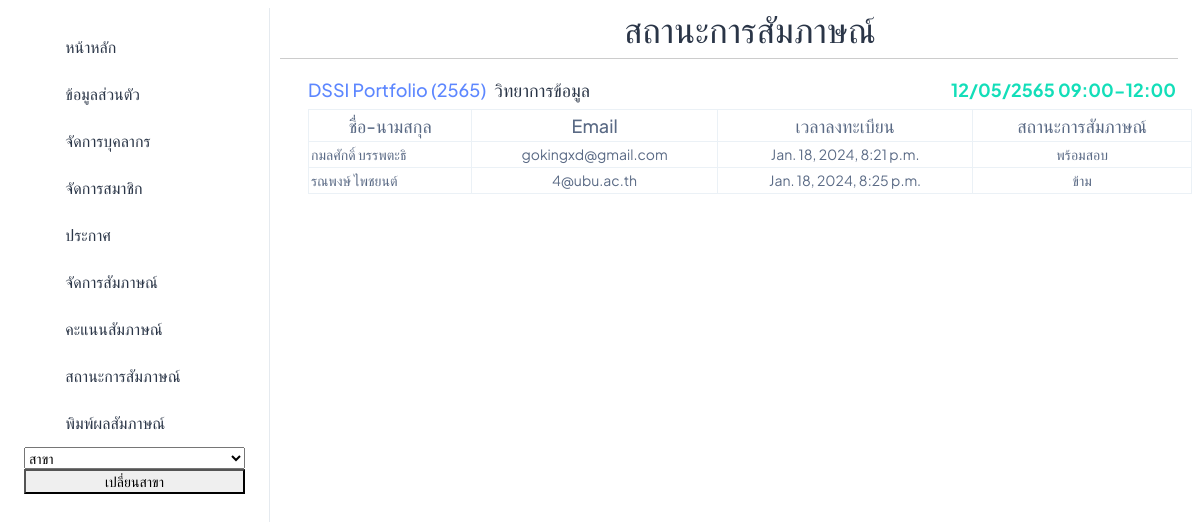
/Manager_Status/6, run on an earlier commit of the app's database.
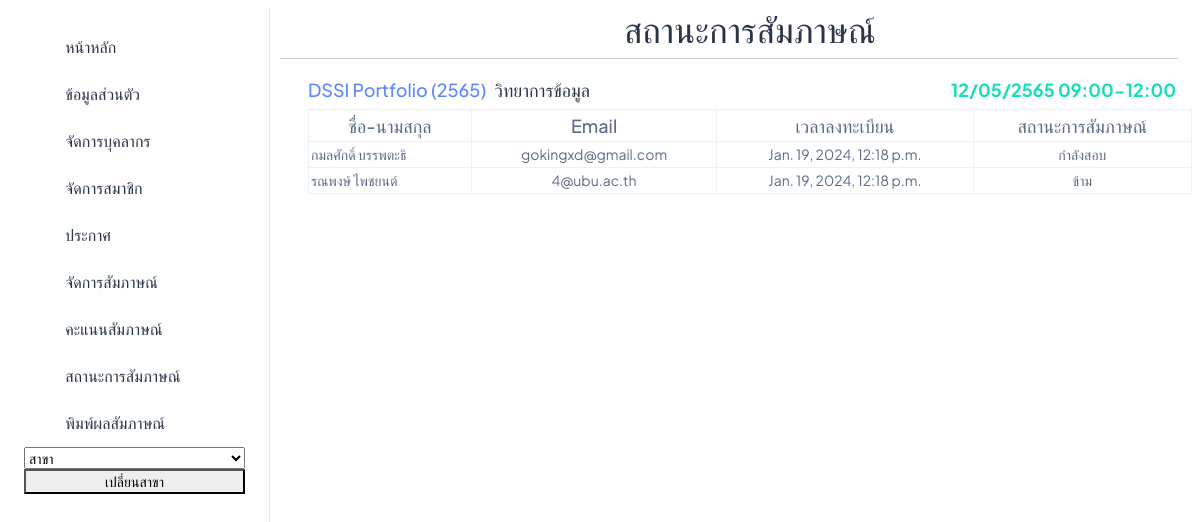
And on a later commit of the database.
### interview/models.py (models this page shows, shortened)
class InterviewStatus(models.Model):
    user = models.ForeignKey(User, on_delete=models.CASCADE, related_name='interview_status')
    status = models.CharField(max_length=100)
    round = models.ForeignKey(Round, on_delete=models.CASCADE)
    reg_at = models.DateTimeField(auto_now_add=True,blank=True ,null= True)

class User(AbstractBaseUser, PermissionsMixin):
    email = models.EmailField(unique=True)
    username = models.CharField(max_length=30, unique=True)
    first_name = models.CharField(max_length=100)
    last_name = models.CharField(max_length=100)
    gender = models.CharField(max_length=20)
    address = models.CharField(max_length=400)
    postcode = models.CharField(max_length=20)
    phone_number = models.CharField(max_length=10)
    citizen_id = models.CharField(max_length=13,unique=True,blank=True,null=True)
    birth_date = models.DateField(blank=True,null=True)
    date_joined = models.DateTimeField(default=timezone.now)
    is_active = models.BooleanField(default=True)
    is_staff = models.BooleanField(default=False)
    objects = CustomUserManager()
    USERNAME_FIELD = 'username'
    EMAIL_FIELD = 'email'
    REQUIRED_FIELDS = ['email']

### interview/views.py (the view)
# urls.py: path('Manager_Status/<int:id>',Manager_StatusRound,name='Manager_StatusRound'),
def Manager_StatusRound(request,id):
    round = Round.objects.get(id=id)
    UserInRound = InterviewStatus.objects.filter(round=round).order_by("reg_at")
    context = {
        "Users" : UserInRound,
        "round" : round,
    }
    return render(request, "manager/Manager_StatusRound.html", context)

### interview/models.py (called while the page is built)
    def __str__(self) -> str:
        return f"{self.major}"

### interview/templates/manager/Manager_StatusRound.html
{% extends 'manager/base/n_base.html' %}
{% block topic %}
<h1 class="text-3xl text-gray-100 mt-2 text-center">สถานะการสัมภาษณ์</h1>
{% endblock %}
{% block content %}
<div class="pt-14 px-2">
    <div class="d-flex justify-content-between">
        <div class="d-flex">
            <h4 class="fs-5 text-primary mt-auto">{{ round.round_name }} ({{ round.academic_year }})</h4>
            <h4 class="fs-5 text-dark ms-2 mt-auto">{{ round.major }}</h4>
        </div>
        <div>
            <h4 class="fs-5 fw-bolder text-success mt-auto me-3">{{ round.interview_time }}</h4>
        </div>
    </div>
        <table class="table table-bordered table-hover">
            <thead class="thead-dark">
                <tr>
                    <th class="text-center fs-5 fw-medium">ชื่อ-นามสกุล</th>
                    <th class="text-center fs-5 fw-medium">Email</th>
                    <th class="text-center fs-5 fw-medium">เวลาลงทะเบียน</th>
                    <th class="text-center fs-5 fw-medium">สถานะการสัมภาษณ์</th>
                </tr>
            </thead>
            <tbody>
                {% for user in Users %}
                <tr class="text-center">
                    <td class="text-start">{{ user.user.first_name }} {{ user.user.last_name }}</td>
                    <td>{{ user.user.email }}</td>
                    <td>{{ user.reg_at }}</td>
                    <td>{{ user.status }}</td>
                </tr>
                {% endfor %}
            </tbody>
        </table>
    </div>
{% endblock %}

What changed in the data, as far as the page shows it:
changed InterviewStatus "กมลศักดิ์": reg_at "Jan. 18, 2024, 8:21 p.m." → "Jan. 19, 2024, 12:18 p.m."; status "พร้อมสอบ" → "กำลังสอบ"
changed InterviewStatus "ข้าม": reg_at "Jan. 18, 2024, 8:25 p.m." → "Jan. 19, 2024, 12:18 p.m."
